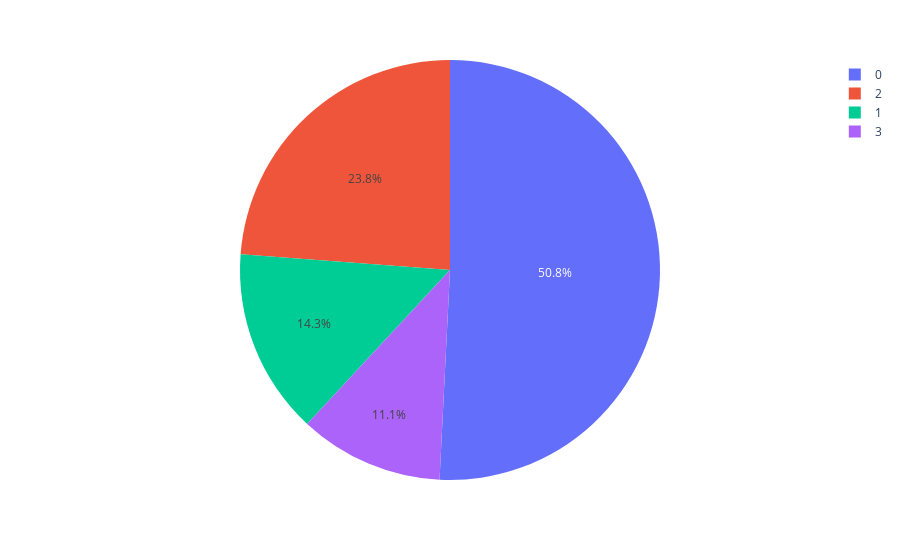

This figure's notebook cell:
### Code cell
px.pie(val_final, 'prediction')

### Figure 1 — Plotly figure (JSON) as saved in the notebook; plotly's stock layout.template omitted (floating-point values rounded to 4 significant figures)
{"data": [{"domain": {"x": [0, 1], "y": [0, 1]}, "hovertemplate": "prediction=%{label}<extra></extra>", "labels": [0, 3, 0, 0, 3, 0, 0, 0, 0, 2, 2, 1, 2, 0, 0, 2, 2, 0, 0, 0, 2, 1, 2, 0, 2, 3, 1, 0, 1, 2, 0, 0, 2, 3, 0, 2, 2, 1, 3, 3, 0, 0, 0, 0, 1, 1, 1, 0, 0, 0, 0, 0, 1, 3, 0, 0, 2, 0, 0, 0, 0, 2, 2], "legendgroup": "", "name": "", "showlegend": true, "type": "pie"}], "layout": {"legend": {"tracegroupgap": 0}, "margin": {"t": 60}}}
